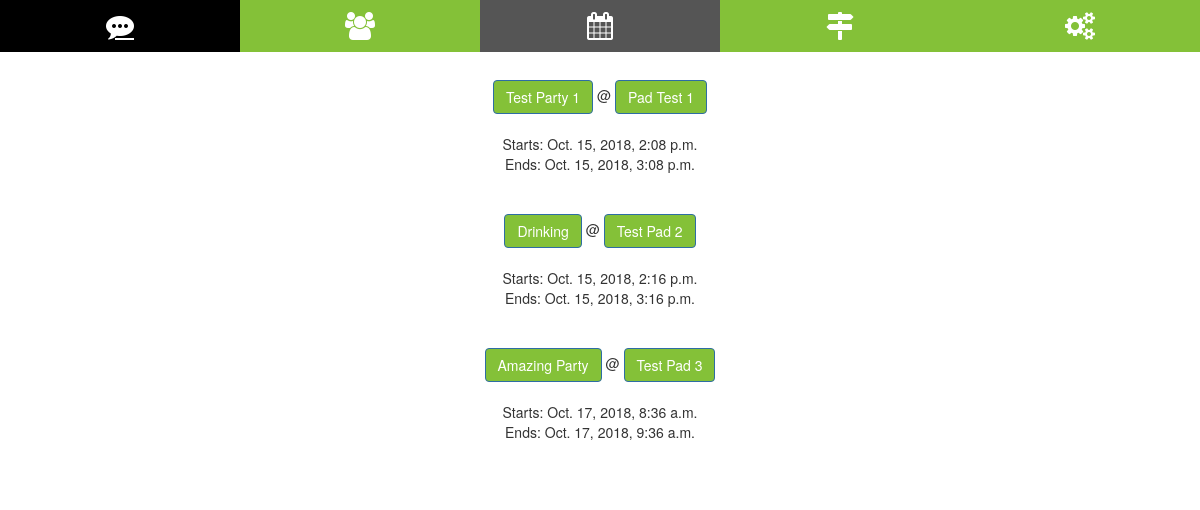
Page /events/ (signed in) on the committed database.
### events/models.py (models this page shows, shortened)
class Event(models.Model):
    created_by      = models.ForeignKey('hoppers.Hopper', null=True, on_delete=models.CASCADE)
    attending       = models.ManyToManyField('hoppers.Hopper', related_name='attending')
    start           = models.DateTimeField(default=default_start)
    end             = models.DateTimeField(default=default_end)
    pad             = models.ForeignKey('pads.Pad', on_delete=models.CASCADE)
    title           = models.CharField(max_length=200)
    text            = models.TextField()
    active          = models.BooleanField(default=True)
    slug            = models.SlugField(null=True, unique=True, editable=False)
    created_at      = models.DateTimeField(default=timezone.now)
    class Meta:
        ordering = ['start']
    def __str__(self):
        return str(self.title)
    def get_absolute_url(self):
        return reverse('events:read', kwargs={'slug': self.slug})
    def get_attending_list(self):
        attending_list = self.attending.all()
        return Hopper.objects.filter(id__in=attending_list)

### pads/models.py (models this page shows, shortened)
class Pad(models.Model):
    name            = models.CharField(max_length=50)
    address         = models.CharField(max_length=200)
    description     = models.TextField(max_length=200)
    owner           = models.OneToOneField(Hopper, null=True, on_delete=models.SET_NULL)
    active          = models.BooleanField(default=True)
    slug            = models.SlugField(null=True, unique=True, editable=False)
    created_at      = models.DateTimeField(default=timezone.now)
    def __str__(self):
        return str(self.name)
    def get_absolute_url(self):
        return reverse('pads:read', kwargs={'slug': self.slug})

### events/views.py (the view)
class EventListView(ListView):
    template_name = 'events/list.html'
    def get_queryset(self, *args, **kwargs):
        request = self.request
        hopper = Hopper.objects.get(user=request.user.id)
        return Event.objects.filter(attending=hopper)

### events/templates/events/list.html (shortened to what this page needs)
{% extends 'base.html' %}
{% block content %}
  {% for obj in object_list %}
    {% include 'events/snippets/card.html' with object=obj %}
  {% endfor %}
{% endblock content %}

### events/templates/events/snippets/card.html (shortened to what this page needs)
<div class="card">
  <div class="card text-center">
    <div class="card-body">
      <a href="{{ object.get_absolute_url }}" class="btn btn-primary"<span class="badge">{{ object }}</span></a>
      @
      <a href="{{ object.pad.get_absolute_url }}" class="btn btn-primary"<span class="badge">{{ object.pad }}</span></a>
      Starts: {{ object.start }}
      Ends: {{ object.end }}
    </div>
  </div>
</div>

### static_project/css/main.css (style rules this page uses)
body { padding-top: 80px; }
.btn { background-color: rgb(132, 193, 56); }

### static_project/css/navbar.css (style rules this page uses)
body { margin:0; }

### rows in the picture
Event: title "Test Party 1", pad "Pad Test 1", start "Oct. 15, 2018, 2:08 p.m.", end "Oct. 15, 2018, 3:08 p.m."
Event: title "Drinking", pad "Test Pad 2", start "Oct. 15, 2018, 2:16 p.m.", end "Oct. 15, 2018, 3:16 p.m."
Event: title "Amazing Party", pad "Test Pad 3", start "Oct. 17, 2018, 8:36 a.m.", end "Oct. 17, 2018, 9:36 a.m."
